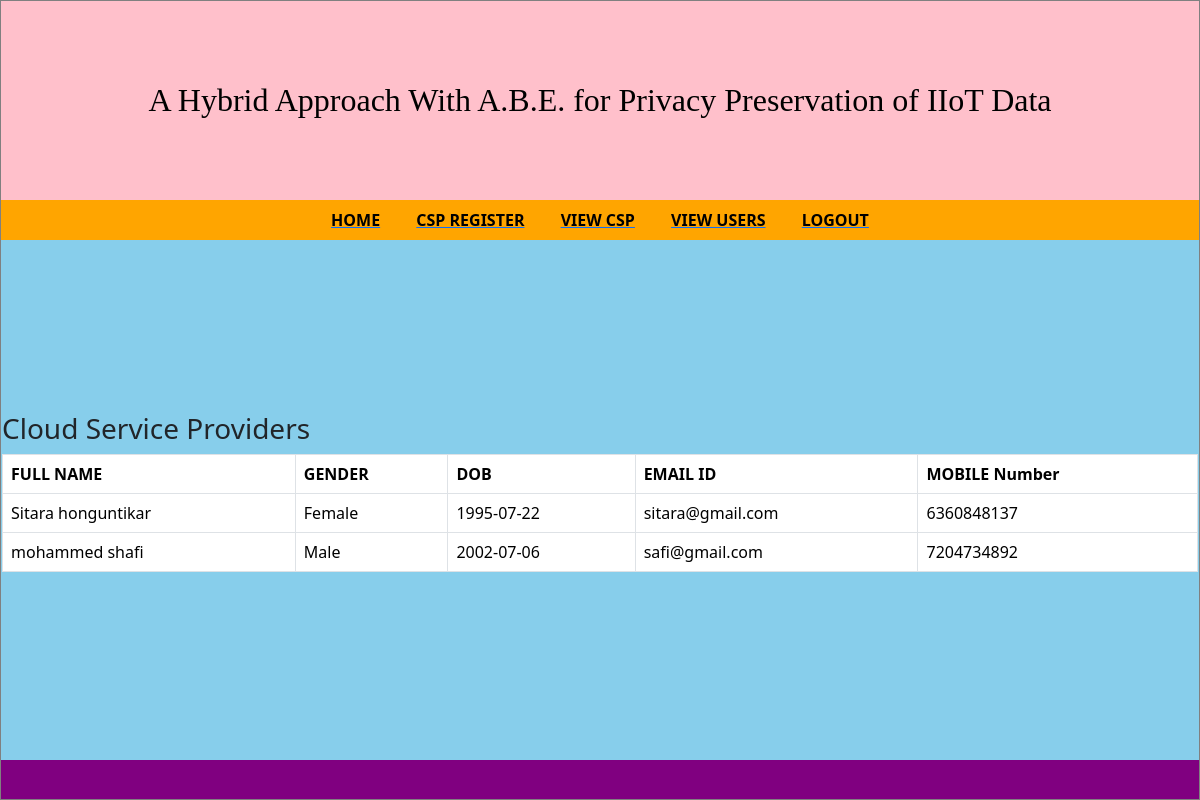
/abe/operatordisplay/, run on the app's committed database.
### HYBRIDAPPROACHAPP/models.py (models this page shows)
class operatorregister(models.Model):
	firstname=models.CharField(max_length=200,default='')
	lastname=models.CharField(max_length=200,default='')
	gender=models.CharField(max_length=200,default='')
	dob=models.CharField(max_length=200,default='')
	emailid=models.CharField(max_length=200,default='')
	password=models.CharField(max_length=200,default='')
	mobilenumber=models.CharField(max_length=200,default='')

### HYBRIDAPPROACHAPP/views.py (the view)
# urls.py: path('operatordisplay/', views.operatordisplay),
def operatordisplay(request):
	mydata=operatorregister.objects.all()
	return render(request,"abe/operatordisplay.html",{"mydata":mydata})

### HYBRIDAPPROACHAPP/templates/abe/operatordisplay.html (shortened to what this page needs)
<html>
    <head>
  <link href="https://cdn.jsdelivr.net/npm/bootstrap@5.3.3/dist/css/bootstrap.min.css" rel="stylesheet">
   </head>
     <body>
   <table align="center" height="100%" width="100%" border="1">
          <tr><td  style="background-color:pink;" height="25%">
                         <center>
                       <font face="Times New Roman" color="black" size="+3">
A Hybrid Approach With A.B.E. for Privacy Preservation of IIoT Data
            </font>
  </center>
          </td></tr>
          <tr><td  style="background-color:orange;" height="5%">
            <table width="100%">
                <tr>
                  <td align="center">
                    <a href="/abe/adminhome"><font color="black"><b>HOME</b></font></a>&emsp;&emsp;
                    <a href="/abe/operatorregister"><font color="black"><b>CSP REGISTER</b></font></a>&emsp;&emsp;
                    <a href="/abe/operatordisplay"><font color="black"><b>VIEW CSP</b></font></a>&emsp;&emsp;
                    <a href="/abe/adminadvocatedisplay"><font color="black"><b>VIEW USERS</b></font></a>&emsp;&emsp;
                  <a href="/abe"><font color="black"><b>LOGOUT</b></font></a>
                </td>
            </table>
          </td></tr>
          <tr><td style="background-color:skyblue;" height="65%">
<h3>Cloud Service Providers</h3>
    <table align='center' class="table table-bordered" border="1">
            <tr>
                    <th scope="col">FULL  NAME</th>
                    <th scope="col">GENDER</th>
                    <th scope="col">DOB</th>
                    <th scope="col">EMAIL ID</th>
                    <th scope="col">MOBILE Number</th>
            </tr>
                    {% for data in mydata %}
                     <tr>
                        <td>{{data.firstname}} {{data.lastname}}</td>
                        <td>{{data.gender}}</td>
                        <td>{{data.dob}}</td>
                        <td>{{data.emailid}}</td>
                        <td>{{data.mobilenumber}}</td>
                    </tr>
                    {%endfor%}
                </table>
   </td></tr>
           <tr><td style="background-color:purple;"></td></tr>
        </table>
  </body>
</html>

### data on the page
operatorregister: firstname "Sitara", lastname "honguntikar", gender "Female", dob "1995-07-22", emailid "sitara@gmail.com", mobilenumber "6360848137"
operatorregister: firstname "mohammed", lastname "shafi", gender "Male", dob "2002-07-06", emailid "safi@gmail.com", mobilenumber "7204734892"
